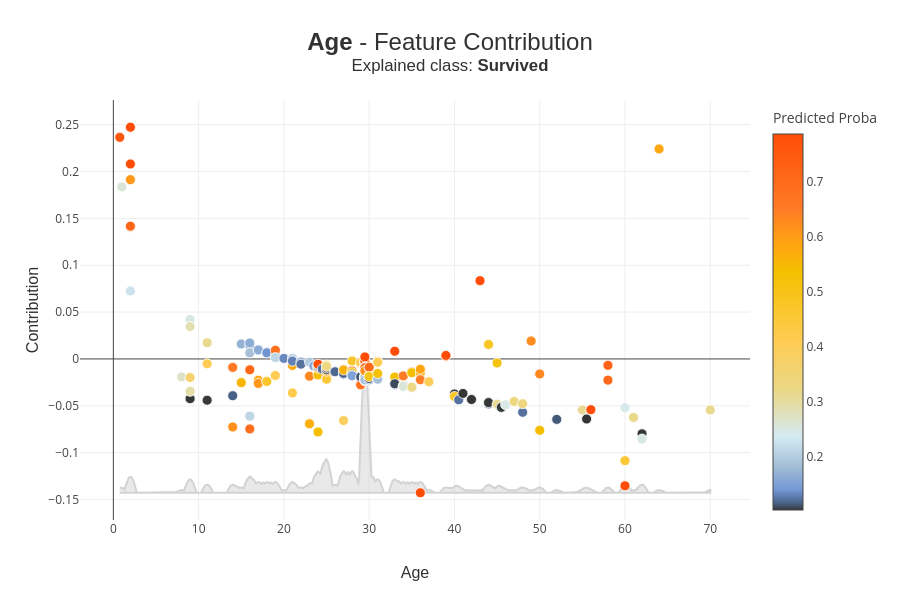

The code cell stored with this chart in its notebook:
### Code cell
xpl.plot.contribution_plot("Age")

### Figure 1 — Plotly figure (JSON) as saved in the notebook; plotly's stock layout.template omitted (floating-point values rounded to 4 significant figures; data arrays with more than 128 entries replaced by an {"elided": "..."} marker saying what was removed)
{"data": [{"customdata": {"elided": "200x2 float values"}, "fill": "toself", "hoverinfo": "none", "hovertemplate": "<b>%{hovertext}</b><br />Age: %{customdata[0]}<br />Contribution: %{y:.4f}<extra></extra>", "line": {"color": "rgb(211, 211, 211)"}, "marker": {"line": {"color": "white", "width": 0.8}, "size": 10}, "showlegend": false, "type": "scatter", "x": {"elided": "2000 float values"}, "y": {"elided": "2000 float values"}}, {"customdata": {"elided": "200x2 float values"}, "hovertemplate": "<b>%{hovertext}</b><br />Age: %{customdata[0]}<br />Contribution: %{y:.4f}<extra></extra>", "hovertext": {"elided": "200 str values"}, "marker": {"color": {"elided": "200 float values"}, "coloraxis": "coloraxis", "line": {"color": "white", "width": 0.8}, "size": 10}, "mode": "markers", "showlegend": false, "type": "scatter", "x": {"elided": "200 float values"}, "y": {"elided": "200 float values"}}], "layout": {"boxmode": "group", "coloraxis": {"cmax": 0.7857, "cmin": 0.1044, "colorbar": {"title": {"text": "Predicted Proba"}}, "colorscale": [[0, "rgb(52, 55, 54)"], [0.0191, "rgb(74, 99, 138)"], [0.05529, "rgb(116, 153, 214)"], [0.1144, "rgb(162, 188, 213)"], [0.1945, "rgb(212, 234, 242)"], [0.3192, "rgb(235, 216, 134)"], [0.4503, "rgb(255, 204, 83)"], [0.631, "rgb(244, 192, 0)"], [0.7048, "rgb(255, 166, 17)"], [0.8018, "rgb(255, 123, 38)"], [1, "rgb(255, 77, 7)"]]}, "height": 600, "hovermode": "closest", "title": {"font": {"color": "rgb(50, 50, 50)", "family": "Arial, sans-serif", "size": 24}, "text": "<b>Age</b> - Feature Contribution<br><sup>Explained class: <b>Survived</b></sup>", "x": 0.5, "xanchor": "center", "y": 0.9167, "yanchor": "middle"}, "width": 900, "xaxis": {"automargin": true, "title": {"font": {"color": "rgb(50, 50, 50)", "family": "Arial Black, Arial, sans-serif", "size": 16}, "text": "Age"}}, "yaxis": {"automargin": true, "title": {"font": {"color": "rgb(50, 50, 50)", "family": "Arial Black, Arial, sans-serif", "size": 16}, "text": "Contribution"}}}}
